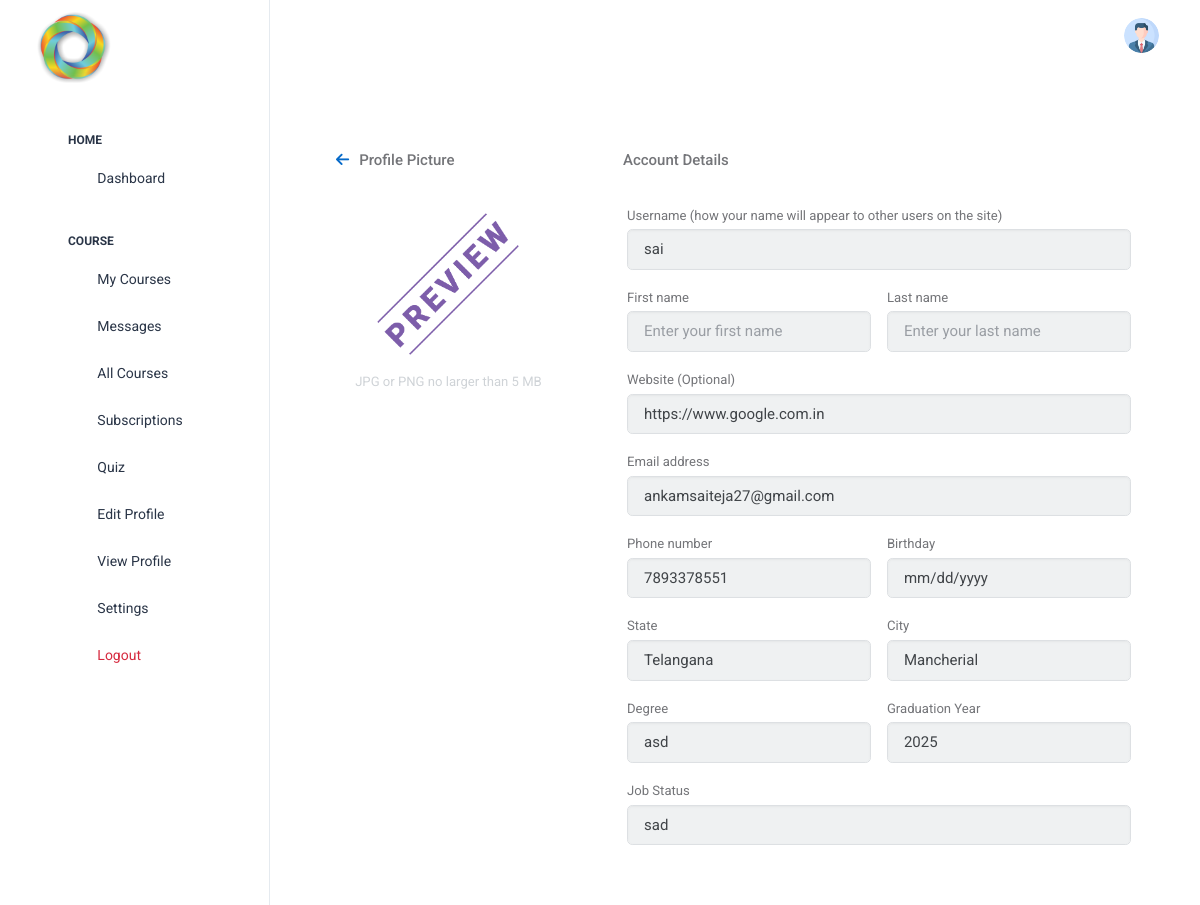
The app's page /beta/viewprofile/1/ (signed in) with its own data.
### base/models.py (models this page shows, shortened)
class CustomUser(AbstractUser):
    email=models.CharField(max_length=80,unique=True)
    profilepic=models.ImageField(upload_to='static/profile_pics',null=True)
    userfor=models.CharField(max_length=20,default='')
    token=models.CharField(default=False,max_length=256)
    def __str__(self):
        return self.username

class BetaUser(models.Model):
    user=models.OneToOneField(CustomUser,on_delete=models.CASCADE)
    state=models.CharField(max_length=40,default='')
    city=models.CharField(max_length=40,default='')
    job_status=models.CharField(max_length=20,default='')
    degree=models.CharField(max_length=30,default='')
    grad_year=models.CharField(max_length=5,default='')
    profile_updated=models.BooleanField(default=False)
    website=models.URLField(default='')
    phone=models.CharField(max_length=10,default='')
    birthday=models.CharField(max_length=20,null=True)

### betaadmin/views.py (the view)
# urls.py: path('viewprofile/<str:id>/',viewProfile,name='viewprofile'),
def viewProfile(request,id):
    if not request.user.is_authenticated:
        return redirect('login')
    user=CustomUser.objects.get(id=id)
    betauser=BetaUser.objects.get(user=user)
    return render (request,'beta_admin/viewprofile.html',{'user':user,'betauser':betauser})

### templates/beta_admin/viewprofile.html (shortened to what this page needs)
<!DOCTYPE html>
{% load static %}
<html lang="en">
<head>
    <link href="https://cdn.jsdelivr.net/npm/bootstrap@5.0.2/dist/css/bootstrap.min.css" rel="stylesheet">
    <link rel="stylesheet" href="https://cdnjs.cloudflare.com/ajax/libs/font-awesome/6.5.2/css/all.min.css" />
  <link rel="stylesheet" href="{% static 'login/assets/css/styles.min.css' %}" />
   <link rel="stylesheet" type="text/css" href="{% static 'assets/css/style.css' %}">
   <link rel="stylesheet" type="text/css" href="{% static 'assets/vendor/font-awesome/css/all.min.css' %}">
    <link rel="stylesheet" href="https://cdn.jsdelivr.net/npm/bootstrap-icons@1.11.1/font/bootstrap-icons.css">
    <link rel="stylesheet" type="text/css" href="{% static 'assets/vendor/choices/css/choices.min.css' %}">
	<link rel="stylesheet" type="text/css" href="{% static 'assets/vendor/aos/aos.css' %}">
</head>
<body>
  <div class="page-wrapper" id="main-wrapper" data-layout="vertical" data-navbarbg="skin6" data-sidebartype="full"
    data-sidebar-position="fixed" data-header-position="fixed">
    <aside class="left-sidebar">
      <div>
        <div class="brand-logo d-flex align-items-center justify-content-between">
          <a href="{% url 'beta' %}" class="text-nowrap logo-img">
            <img src="{% static 'assets/images/icon.png' %}" width="100px" alt="" />
          </a>
        </div>
        <nav class="sidebar-nav scroll-sidebar" data-simplebar="">
          <ul id="sidebarnav">
            <li class="nav-small-cap">
              <span class="hide-menu">Home</span>
            </li>
            <li class="sidebar-item">
              <a class="sidebar-link" href="{% url 'dashboard' %}" aria-expanded="false">
                <span>
                  <i class="ti ti-layout-dashboard"></i>
                </span>
                <span class="hide-menu">Dashboard</span>
              </a>
            </li>
            <li class="nav-small-cap">
              <span class="hide-menu">Course</span>
            </li>
            <li class="sidebar-item">
              <a class="sidebar-link" href="{% url 'mycourses' %}" aria-expanded="false">
                <span>
                  <i class="ti ti-bookmark"></i>
                </span>
                <span class="hide-menu">My Courses</span>
              </a>
            </li>
            <li class="sidebar-item">
              <a class="sidebar-link" href="{% url 'messages' %}" aria-expanded="false">
                <span>
                  <i class="ti ti-messages"></i>
                </span>
                <span class="hide-menu">Messages</span>
              </a>
            </li>
            <li class="sidebar-item">
              <a class="sidebar-link" href="{% url 'courses' %}" aria-expanded="false">
                <span>
                  <i class="ti ti-article"></i>
                </span>
                <span class="hide-menu">All Courses</span>
              </a>
            </li>
             <li class="sidebar-item">
              <a class="sidebar-link" href="{% url 'subscription' %}" aria-expanded="false">
                <span>
                  <i class="ti ti-alert-circle"></i>
                </span>
                <span class="hide-menu">Subscriptions</span>
              </a>
            </li>
            <li class="sidebar-item">
              <a class="sidebar-link" href="{% url 'quiz' %}" aria-expanded="false">
                <span>
                  <i class="ti ti-cards"></i>
                </span>
                <span class="hide-menu">Quiz</span>
              </a>
            </li>
            <li class="sidebar-item">
              <a class="sidebar-link" href="{% url 'editprofile' %}" aria-expanded="false">
                <span>
                  <i class="ti ti-edit"></i>
                </span>
                <span class="hide-menu">Edit Profile</span>
              </a>
            </li>
            <li class="sidebar-item">
              <a class="sidebar-link" href="{% url 'viewprofile' request.user.id %}" aria-expanded="false">
                <span>
                  <i class="ti ti-user"></i>
                </span>
                <span class="hide-menu">View Profile</span>
              </a>
            </li>
            <li class="sidebar-item">
              <a class="sidebar-link" href="{% url 'settings' %}" aria-expanded="false">
                <span>
                  <i class="ti ti-settings"></i>
                </span>
                <span class="hide-menu">Settings</span>
              </a>
            </li>
            <li class="sidebar-item">
              <a class="sidebar-link text-danger bg-danger-soft-hover" href="{% url 'logout' %}" aria-expanded="false">
                <span>
                  <i class="ti ti-logout"></i>
                </span>
                <span class="hide-menu">Logout</span>
              </a>
            </li>
          </ul>
        </nav>
      </div>
    </aside>
    <div class="body-wrapper">
      <header class="app-header">
        <nav class="navbar navbar-expand-lg navbar-light">
          <div class="navbar-collapse justify-content-end px-0" id="navbarNav">
            <ul class="navbar-nav flex-row ms-auto align-items-center justify-content-end">
              <li class="nav-item dropdown">
                <a class="nav-link nav-icon-hover" href="javascript:void(0)" id="drop2" data-bs-toggle="dropdown"
                  aria-expanded="false">
                  <img src="{% if request.user.profilepic == '' %}{% static 'assets/images/avatar/01.png' %}{% else %}{{ request.user.profilepic.url }}{% endif %}" alt="" width="35" height="35" class="rounded-circle">
                </a>
              </li>
            </ul>
          </div>
        </nav>
      </header>
      <div class="container-fluid">
            <link rel="stylesheet" type="text/css" href="{% static 'assets/vendor/font-awesome/css/all.min.css' %}">
            <link rel="stylesheet" type="text/css" href="{% static 'assets/vendor/bootstrap-icons/bootstrap-icons.css' %}">
    <div class="container-xl px-4 mt-xl-5">
            <div class="row">
                <div class="col-xl-4">
                    <div class="card mb-4 mb-xl-0">
                        <div class="card-header"><a href="{{ request.META.HTTP_REFERER }}"><i class="fa fa-arrow-left" style="margin-right: 10px;"></i></a>Profile Picture
                            </div>
                        <div class="card-body text-center">
                            <img class="img-account-profile rounded-circle mb-2" id="previewImage"  src="{% if user.profilepic == '' %}http://bootdey.com/img/Content/avatar/avatar1.png {% else %}{{user.profilepic.url}}{% endif %}" alt="">
                            <div class="small font-italic text-muted mb-4">JPG or PNG no larger than 5 MB</div>
                        </div>
                    </div>
                </div>
                <div class="col-xl-8">
                    <div class="card mb-4">
                        <div class="card-header">Account Details</div>
                        <div class="card-body">
                                <div class="mb-3">
                                    <label class="small mb-1" for="inputUsername">Username (how your name will appear to other users on the site)</label>
                                    <input class="form-control" id="inputUsername" type="text" placeholder="Enter your username" value="{{user}}" disabled>
                                </div>
                                <div class="row gx-3 mb-3">
                                    <div class="col-md-6">
                                        <label class="small mb-1" for="inputFirstName">First name</label>
                                        <input class="form-control" disabled id="inputFirstName" type="text" placeholder="Enter your first name" value="{{user.first_name}}" name="first">
                                    </div>
                                    <div class="col-md-6">
                                        <label class="small mb-1" for="inputLastName">Last name</label>
                                        <input class="form-control" disabled id="inputLastName" type="text" placeholder="Enter your last name" value="{{user.last_name}}" name="last">
                                    </div>
                                </div>
                                <div class="row gx-3 mb-3">
                                    <div class="col-md-12">
                                        <label class="small mb-1" for="inputLocation">Website (Optional)</label>
                                        <input class="form-control" disabled id="inputLocation" type="text" placeholder="Enter your location" name="website" value="{{betauser.website}}">
                                    </div>
                                </div>
                                <div class="mb-3">
                                    <label class="small mb-1" for="inputEmailAddress">Email address</label>
                                    <input class="form-control" disabled id="inputEmailAddress" type="email" placeholder="Enter your email address" name="email" value="{{user.email}}">
                                </div>
                                <div class="row gx-3 mb-3">
                                    <div class="col-md-6">
                                        <label class="small mb-1" for="inputPhone">Phone number</label>
                                        <input class="form-control" disabled id="inputPhone" type="tel" placeholder="Enter your phone number" name="phone" value="{{betauser.phone}}">
                                    </div>
                                    <div class="col-md-6">
                                        <label class="small mb-1" for="inputBirthday">Birthday</label>
                                        <input class="form-control" disabled id="inputBirthday" type="date" name="birthday" placeholder="Enter your birthday" value="{{betauser.birthday}}">
                                    </div>
                                </div>
                                <div class="row gx-3 mb-3">
                                  <div class="col-md-6">
                                      <label class="small mb-1" for="inputstate">State</label>
                                      <select class="form-control" id="inputstate" disabled>
                                          <option selected value="{{betauser.state}}" > {{betauser.state}}</option></select>
                                  </div>
                                  <div class="col-md-6">
                                      <label class="small mb-1" for="inputcity">City</label>
                                      <select class="form-control" disabled id="inputcity">
                                        <option selected value="{{ betauser.city }}"> {{betauser.city}}</option>
                                      </select>
                                  </div>
                              </div>
                              <div class="row gx-3 mb-3">
                                <div class="col-md-6">
                                    <label class="small mb-1" for="inputdegree">Degree</label>
                                    <select class="form-control" id="inputdegree" disabled>
                                        <option selected value="{{betauser.degree}}" > {{betauser.degree}}</option>
                                      </select>
                                </div>
                                <div class="col-md-6">
                                    <label class="small mb-1" for="inputyear">Graduation Year</label>
                                    <select class="form-control" id="inputyear" disabled >
                                      <option value="{{betauser.grad_year}}" selected > {{betauser.grad_year}}</option>
                                    </select>
                                </div>
                            </div>
                            <div class="row gx-3 mb-3">
                              <div class="col-md-12">
                                  <label class="small mb-1" for="inputstatus">Job Status</label>
                                  <select class="form-control" id="inputstatus" disabled>
                                      <option selected value="{{betauser.job_status}}" > {{betauser.job_status}}</option>
                                    </select>
                              </div>
                        </div>
                    </div>
            </div></div>
    </div>
</body>
</html>
</body>
</html>

### templates/beta_admin/viewprofile.html (style rules this page uses)
body { margin-top:20px; background-color:#f2f6fc; color:#69707a; }
.img-account-profile { height: 10rem; }
.rounded-circle { border-radius: 50% !important; }
.card { box-shadow: 0 0.15rem 1.75rem 0 rgb(33 40 50 / 15%); }
.card .card-header { font-weight: 500; }
.card-header:first-child { border-radius: 0.35rem 0.35rem 0 0; }
.card-header { padding: 1rem 1.35rem; margin-bottom: 0; background-color: rgba(33, 40, 50, 0.03); border-bottom: 1px solid rgba(33, 40, 50, 0.125); }
.form-control, .dataTable-input { display: block; width: 100%; padding: 0.875rem 1.125rem; font-size: 0.875rem; font-weight: 400; line-height: 1; color: #69707a; background-color: #fff; background-clip: padding-box; border: 1px solid #c5ccd6; -webkit-appearance: none; -moz-appearance: none; appearance: none; border-radius: 0.35rem; transition: border-color 0.15s ease-in-out, box-shadow 0.15s ease-in-out; }

### records on screen
CustomUser: profilepic (picture), username "sai", email "ankamsaiteja27@gmail.com"
BetaUser: website "https://www.google.com.in", phone "7893378551", state "Telangana", city "Mancherial", degree "asd", grad_year "2025", job_status "sad"
